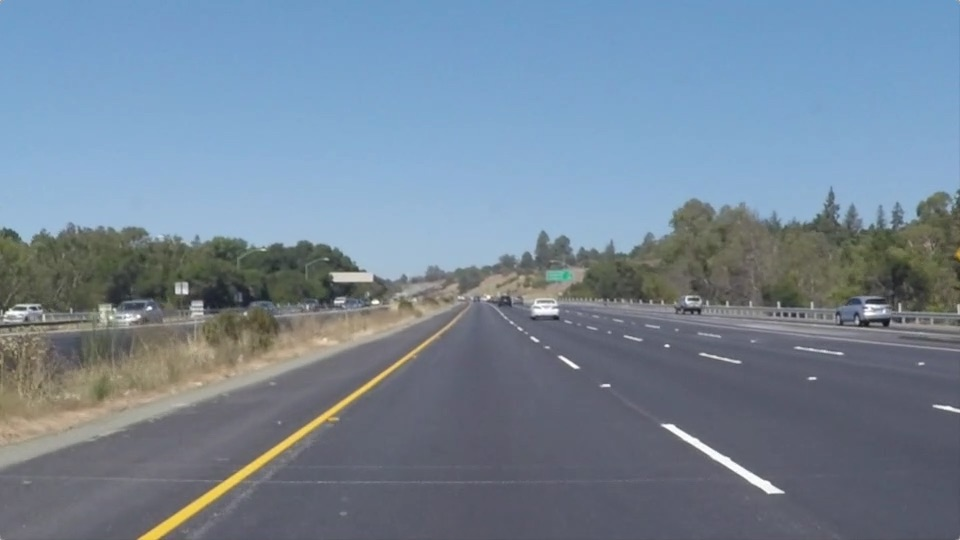
#> input picture test_images/solidYellowLeft.jpg, 960 x 540 px
$ jupyter execute --allow-errors SDND_P1.ipynb   (shell and % lines are left out)   (Python 2 division)
#> lines starting #> are read from the running program, lines starting #| are printed output that depends on the picture; after the words box and inside, x2 and y2 are one past the last pixel; in counts of white or black regions, pixels touching at a corner belong together
# Finding Lane Lines on the Road

[cell 1]
import matplotlib.pyplot as plt
import matplotlib.image as mpimg
import numpy as np

from moviepy.editor import VideoFileClip
import cv2

### Introduction
Finding Lane Lanes in the road is the first step towards the development of autonomous vehicle systems. Image/Video captured using a camera mounted in the vehicle has to be processed to detect lines. Image processing and Machine Learning concepts have to be effectively blended to develop such a solution. The current project "Third Eye 1.0" is an attempt to build basic lane line finding system.

### Data Analysis
To develop the basic functionality six images and three video files are supplied. The images are examples of different lane line pattern in daylight condition. The lane lines are either solid yellow/white in one side and dotted lines on the other side. There is one image with the line in a curve too. Among the three videos, one video (challenge.mp4) is an example of a curve and slight adverse condition such as shade in the road. The shade slightly affects the color pattern in the lane line (or technically contributes to noise). While developing the system these conditions has to be taken care with the help of image processing techniques.

### Building the Base System
From the data analysis, we found that the lane lines, our primary target from the image is either yellow or white; color filtering is the first task.

#### Color Filtering

The first step in color filtering is converting the image from RGB/BGR to HLS (Hue Lightness Saturation) color representation. Then find the pixels falling in the range of yellow and white. The pixel ranges used in the implementation is,

White : np.uint8([20,200,0]), np.uint8([255,255,255])

Yellow : np.uint8([10,50,100]), np.uint8([100,255,255])

After the yellow and white pixels are filtered, the result will be combined using bitwise_or API in OpenCV. Then the combined result is joined with the original image with bitwise_and. Now the resulting image will only have white and yellow pixels.

Let's see the code examples and results.

[cell 2]
def select_colors(img):
    hls_filtered = cv2.cvtColor(img,cv2.COLOR_RGB2HLS)
    white_pix = cv2.inRange(hls_filtered, np.uint8([20,200,0]), np.uint8([255,255,255]))
    yellow_pix = cv2.inRange(hls_filtered, np.uint8([10,50,100]), np.uint8([100,255,255]))
    combined_images = cv2.bitwise_or(white_pix, yellow_pix)
    ywimg = cv2.bitwise_and(img, img, mask = combined_images)

    return ywimg

# [11 lines left out: function plot_img, not called in this run]

[cell 3]
image = mpimg.imread("test_images/solidYellowLeft.jpg")
#> image is the input picture: shape (540, 960, 3); mean R, G, B 116.5, 133.6, 150.8

[cell 4]
yw_image = select_colors(image)
#> in select_colors, `white_pix = cv2.inRange(hls_filtered, np.uint8([20,200,0]), np.uint8([..`:
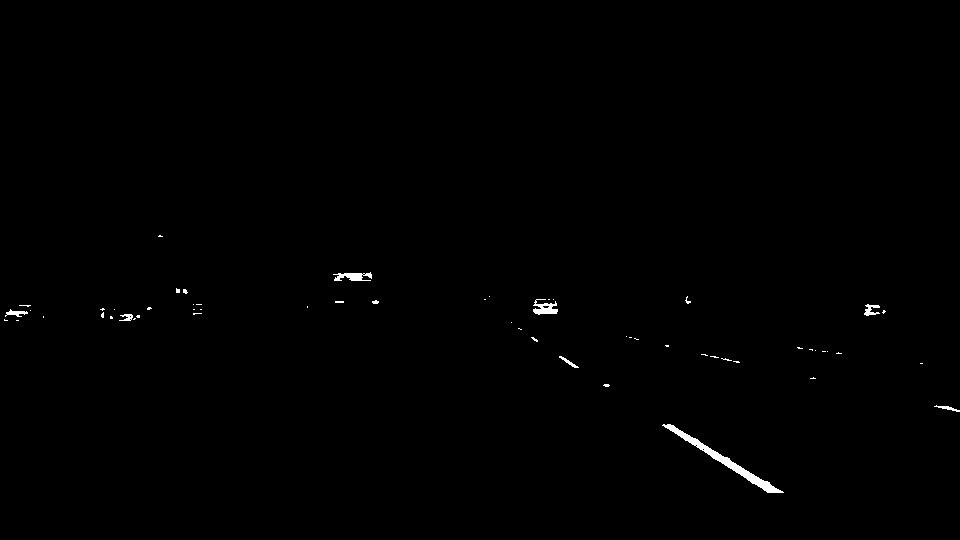
#> white_pix: shape (540, 960); 0.4% white; 57 white regions (48 under 20 px), largest, box (x1, y1, x2, y2) and area: (662, 424, 784, 493) 925, (533, 299, 558, 315) 225, (333, 272, 372, 281) 217

[cell 5]
fig, axs = plt.subplots(1,2,figsize=(14, 18))
plt.axis('off')
axs[0].imshow(image)
axs[0].set_title("Original Image")
axs[1].imshow(yw_image)
axs[1].set_title("After Color Selection")
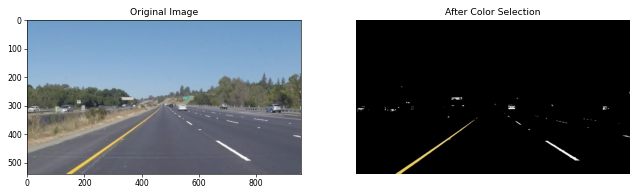
#> figure drawn by matplotlib, 2 panels

#### Edge Detection
After the color selection, we can proceed to edge detection. Canny's method implemented in OpenCV is used to extract the edges. Before the edges are identified we have to apply Gaussian Blur to the image. Canny algorithm expects two parameters low_threshod and high_threshold. We are adopting an automated method to detect these threshold values. The Gaussian Blur image is processed with Otsu threshold algorithm. Otsu's thresholding method involves iterating through all the possible threshold values and calculating a measure of spread for the pixel levels each side of the threshold, i.e. the pixels that either fall in foreground or background. The aim is to find the threshold value where the sum of foreground and background spreads is at its minimum. To get this first we will transform the image to grayscale and applied otsu thresholding. It returns the high_threshold value. Now the low_threshod value is calculated by "0.5 * high_threshold". This value is now supplied to canny for edge detection.

Let's walk through the code now.

#### Gray Scaling the Image

[cell 6]
def togrey(img):
    """
    Concery image to gray
    """
    gimg = cv2.cvtColor(img,cv2.COLOR_RGBA2GRAY)

    return gimg

[cell 7]
gim = togrey(yw_image)

[cell 8]
fig, axs = plt.subplots(1,2,figsize=(14, 18))
plt.axis('off')
axs[0].imshow(yw_image)
axs[0].set_title("Image After Color Selection")
axs[1].imshow(gim,cmap='gray')
axs[1].set_title("Image After Gray Scaling")

#### Applying Gaussian Blur

[cell 9]
kernel_size = 17

def gaussian_blur(img):
    """
        Apply Gaussian Smoothing in the image
        TODO : Find the kernel size aut0matically
    """
    gsimg = cv2.GaussianBlur(img,(kernel_size, kernel_size),0)

    return gsimg

[cell 10]
gbimg = gaussian_blur(gim)

[cell 11]
fig, axs = plt.subplots(1,2,figsize=(14, 18))
plt.axis('off')
axs[0].imshow(gim,cmap='gray')
axs[0].set_title("Image After Gray Scaling")
axs[1].imshow(gbimg,cmap='gray')
axs[1].set_title("Image After Gaussian Blur")

The Gaussian Blur required a parameter kernel size. As a next step automatic estimation of the kernel size has to be done.

#### Find low_/high_threshold for Canny with Otsu Threshold

[cell 12]
def get_canny_thresh_ott(img):
    """
    Find the otsu threshold from gray scale image. The threshold value can then used
    for determing the low and high threshold in canny edge.
    """

    high_thresh, image_tresh = cv2.threshold(img, 0, 255, cv2.THRESH_BINARY + cv2.THRESH_OTSU)
    low_thresh = 0.5 * high_thresh

    return (high_thresh,low_thresh)

[cell 13]
otsu_thesh = get_canny_thresh_ott(gbimg)
#> in get_canny_thresh_ott, `high_thresh, image_tresh = cv2.threshold(img, 0, 255, cv2.THRESH_BINAR..`:
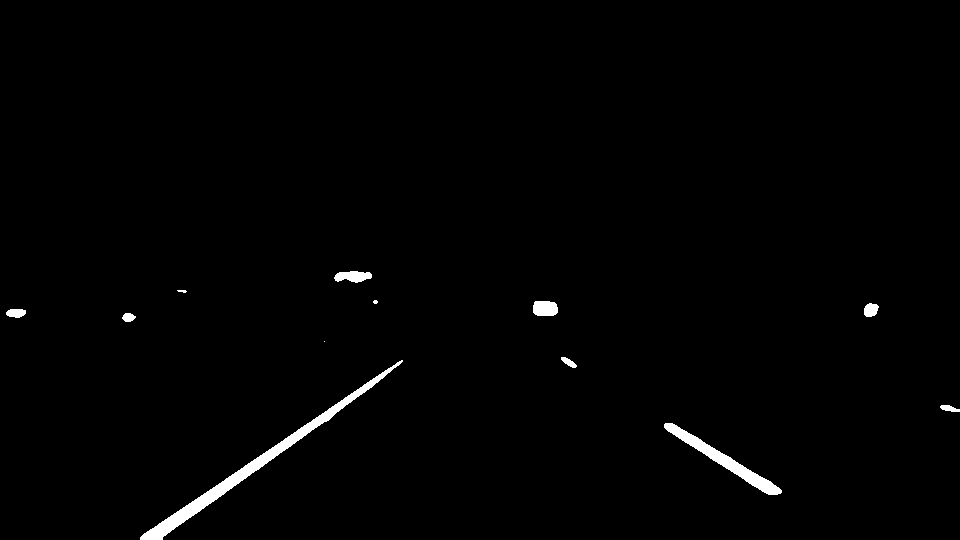
#> image_tresh: shape (540, 960); 1.1% white; 12 white regions (2 under 20 px), largest, box (x1, y1, x2, y2) and area: (140, 360, 403, 540) 2970, (664, 423, 782, 495) 1433, (533, 301, 558, 316) 340
#> in get_canny_thresh_ott, `high_thresh, image_tresh = cv2.threshold(img, 0, 255, cv2.THRESH_BINAR..`: high_thresh = 59
#> in get_canny_thresh_ott, `low_thresh = 0.5 * high_thresh`: low_thresh = 29.5
#> otsu_thesh = (59, 29.5)
print otsu_thesh
#| (59.0, 29.5)

#### Canny Edge Detection

[cell 14]
def canny_transform(img):
    """
    Apply Canny edge detector in the image
    """
    cimg = cv2.Canny(img, otsu_thesh[1], otsu_thesh[0])
    return cimg

[cell 15]
canny_edges = canny_transform(gbimg)

[cell 16]
fig, axs = plt.subplots(1,2,figsize=(14, 18))
plt.axis('off')
axs[0].imshow(gbimg,cmap='gray')
axs[0].set_title("Image After Gaussian Blur")
axs[1].imshow(canny_edges,cmap='gray')
axs[1].set_title("Image After Canny Edges")

Now the line edges are detected by the Canny Edge algorithm. from the resulted image we can see that the lane lines and other visible edges are marked properly. Now we have to mask/separate the region where the lane lines are available. This will help us to avoid the edges detected in the traffic signs or other vehicle parts available in the image after the color selection.

Let's see the code in action.

#### Finding the Region of Interest

[cell 17]
shape = image.shape
vertices = np.array([[(100,shape[0]),(shape[1]*.45, shape[0]*0.6),\
(shape[1]*.55, shape[0]*0.6), (shape[1],shape[0])]], dtype=np.int32)

def get_roi(img,vertices):
    """
    Apply region of intrerest mask in an image based on supplied vertices.
    TODO : Automatic vertices determination ?
    """

    image_mask = np.zeros_like(img)

    if len(img.shape) > 2:
        channels = img.shape[2]
        mask_ignore = (255,) * channels
    else:
        mask_ignore = 255

    cv2.fillPoly(image_mask, vertices, mask_ignore)

    roi_img = cv2.bitwise_and(img,image_mask)

    return roi_img

[cell 18]
roi_img = get_roi(canny_edges,vertices)
#> in get_roi, `cv2.fillPoly(image_mask, vertices, mask_ignore)`:
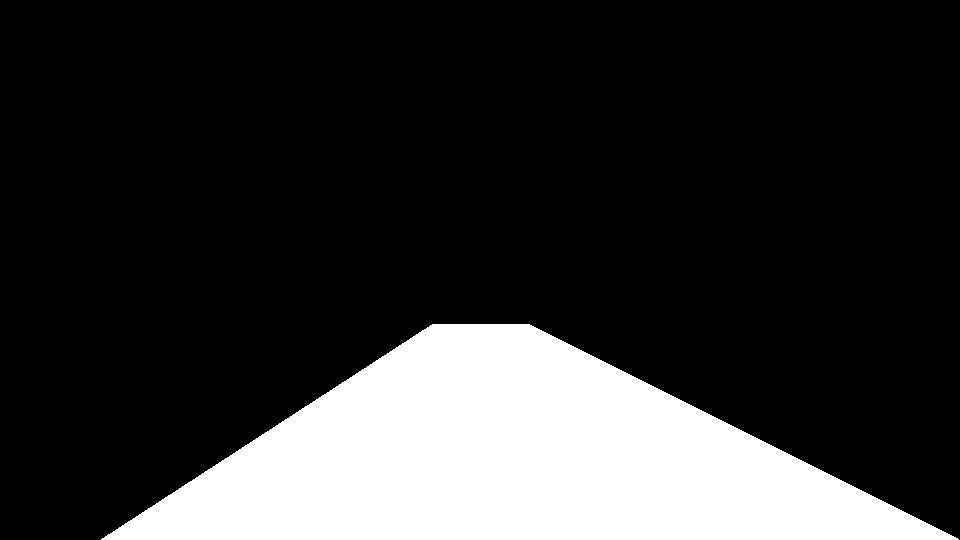
#> image_mask: shape (540, 960); 19.9% white; 1 white region, box (x1, y1, x2, y2) and area: (101, 324, 959, 540) 103413
#> in get_roi, `roi_img = cv2.bitwise_and(img,image_mask)`:
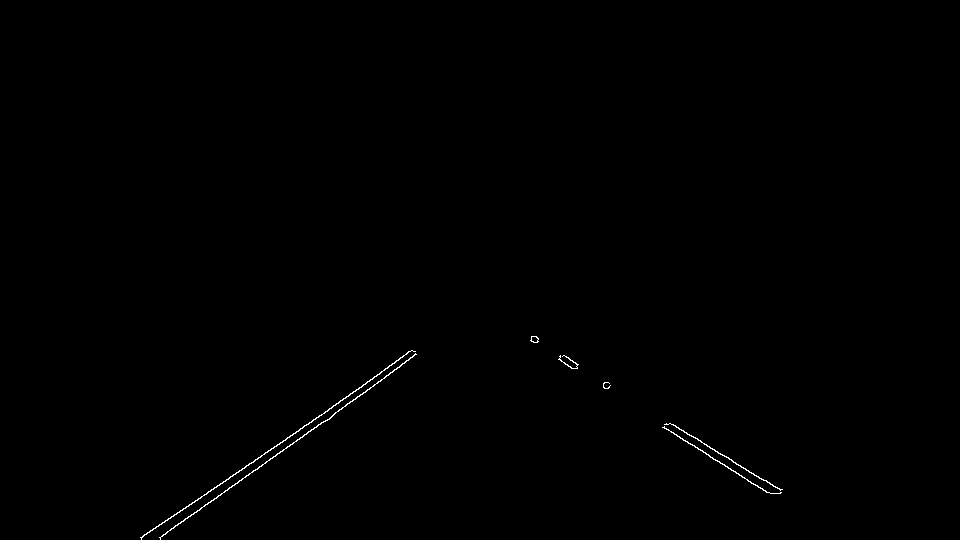
#> roi_img: shape (540, 960); 0.26% white in thin lines or dots, all inside (x1, y1, x2, y2) = (140, 336, 783, 540)

[cell 19]
fig, axs = plt.subplots(1,2,figsize=(14, 18))
plt.axis('off')
axs[0].imshow(canny_edges,cmap='gray')
axs[0].set_title("Image After Canny Edges")
axs[1].imshow(roi_img,cmap='gray')
axs[1].set_title("Image Finding Region of Interest")

If we inspect the resulted image only the lane line canny edges are available there.  Now we may wonder is this the moment we waited to get the lane line? No, we just finished the baby step towards the same. In this step, we supplied a parameter called vertices. To support different camera position or view an automated vertices detection can be added. This will be a challenging problem to hack next !!!

Now let's proceed to make our line detection more robust. In this step, we will use Probabilistic Hough Transformation to detect the lane lanes. The canny edges result will be used as input for the hough transformation. As like Canny, Hough Transformation also requires a set of parameters. Automatic learning of such parameters will be exciting next step in this journey.

#### Hough Transformation

[cell 20]
rho = 1
theta = np.pi/180
threshold = 15
min_line_len = 25
max_line_gap = 250


def hough_transform(img,rho,theta,threshold,min_line_len,max_line_gap):
    """
    Apply Hough Transform in an image
    """

    lines = cv2.HoughLinesP(img, rho, theta, threshold, np.array([]),\
    minLineLength=min_line_len, maxLineGap=max_line_gap)

    return lines

def draw_lines(img, lines, color=[0, 255, 0], thickness=2):
    """
    TODO : Improve here from the template
    """
    for line in lines:
        for x1,y1,x2,y2 in line:
            cv2.line(img, (x1, y1), (x2, y2), color, thickness)
    return img

[cell 21]
houghline = hough_transform(roi_img,rho,theta,threshold,min_line_len,max_line_gap)
#> in hough_transform, `lines = cv2.HoughLinesP(img, rho, theta, threshold, np.array([]),\ min..`: lines = 16 rows, first 6: [206, 494, 412, 350], [159, 537, 332, 416], [175, 525, 388, 375], [531, 340, 780, 489], [141, 539, 411, 350], [663, 427, 770, 493]
#> houghline has the same summary as lines in hough_transform

[cell 22]
copy_img = np.copy(image)
line_orig = draw_lines(copy_img, houghline)
#> the loop in draw_lines, `for line in lines:` made 16 passes

[cell 23]
fig, axs = plt.subplots(1,2,figsize=(14, 18))
plt.axis('off')
axs[0].imshow(image)
axs[0].set_title("Original Image")
axs[1].imshow(line_orig,cmap='gray')
axs[1].set_title("Image After Hough Line Results Plotted")

If we closely inspect the resulted image that there are multiple lines marked after the result of Hough Transform. This has some potential impact on autonomous vehicles. When we are trying to estimate the driving angle multiple lane lines may cause confusion for the estimator. So we have to fit a smooth line. in the image. We are going to apply the typical line equation y = mx +b in the Hough Line results to make the lines smooth.

#### Fitting Smooth Line

[cell 24]
trap_bottom_width = 0.85
trap_top_width = 0.07
trap_height = 0.4


def draw_lines_h(img, lines, color=[0, 255, 0], thickness=10):

    # In case of error, don't draw the line
    draw_right = True
    draw_left = True

    slope_threshold = 0.5
    slopes = []
    new_lines = []
    for line in lines:
        x1, y1, x2, y2 = line[0]  # line = [[x1, y1, x2, y2]]

        # Calculate slope
        if x2 - x1 == 0.:  # corner case, avoiding division by 0
            slope = 999.  # practically infinite slope
        else:
            slope = (y2 - y1) / (x2 - x1)

        # Filter lines based on slope
        if abs(slope) > slope_threshold:
            slopes.append(slope)
            new_lines.append(line)

    lines = new_lines
    right_lines = []
    left_lines = []
    for i, line in enumerate(lines):
        x1, y1, x2, y2 = line[0]
        img_x_center = img.shape[1] / 2  # x coordinate of center of image
        if slopes[i] > 0 and x1 > img_x_center and x2 > img_x_center:
            right_lines.append(line)
        elif slopes[i] < 0 and x1 < img_x_center and x2 < img_x_center:
            left_lines.append(line)

    right_lines_x = []
    right_lines_y = []

    for line in right_lines:
        x1, y1, x2, y2 = line[0]

        right_lines_x.append(x1)
        right_lines_x.append(x2)

        right_lines_y.append(y1)
        right_lines_y.append(y2)

    if len(right_lines_x) > 0:
        right_m, right_b = np.polyfit(right_lines_x, right_lines_y, 1)  # y = m*x + b
    else:
        right_m, right_b = 1, 1
        draw_right = False

    # Left lane lines
    left_lines_x = []
    left_lines_y = []

    for line in left_lines:
        x1, y1, x2, y2 = line[0]

        left_lines_x.append(x1)
        left_lines_x.append(x2)

        left_lines_y.append(y1)
        left_lines_y.append(y2)

    if len(left_lines_x) > 0:
        left_m, left_b = np.polyfit(left_lines_x, left_lines_y, 1)  # y = m*x + b
    else:
        left_m, left_b = 1, 1
        draw_left = False

    y1 = img.shape[0]
    y2 = img.shape[0] * (1 - trap_height)

    right_x1 = (y1 - right_b) / right_m
    right_x2 = (y2 - right_b) / right_m

    left_x1 = (y1 - left_b) / left_m
    left_x2 = (y2 - left_b) / left_m


    y1 = int(y1)
    y2 = int(y2)
    right_x1 = int(right_x1)
    right_x2 = int(right_x2)
    left_x1 = int(left_x1)
    left_x2 = int(left_x2)


    if draw_right:
        cv2.line(img, (right_x1, y1), (right_x2, y2), color, thickness)
    if draw_left:
        cv2.line(img, (left_x1, y1), (left_x2, y2), color, thickness)

    return img

[cell 25]
copy_img2 = np.copy(image)
line_orig_smooth = draw_lines_h(copy_img2, houghline)
#> the loop in draw_lines_h, `for line in lines:` made 16 passes
#> (x1, y1, x2, y2, slope) on passes 1 to 4: (206, 494, 412, 350, -1), (159, 537, 332, 416, -1), (175, 525, 388, 375, -1), (531, 340, 780, 489, 0)
#> after the loop in draw_lines_h, `for line in lines:`: new_lines = [[[206, 494, 412, 350]], [[159, 537, 332, 416]], [[175, 525, 388, 375]], [[141, 539, 411, 350]], [[378, 381, 416, 354]], [[276, 446, 379, 374]], [[141, 538, 408, 351]], [[357, 396, 399, 367]]]; slopes = [-1, -1, -1, -1, -1, -1, -1, -1]
#> in draw_lines_h, `lines = new_lines`: lines has the same summary as new_lines
#> the loop in draw_lines_h, `for i, line in enumerate(lines):` made 8 passes
#> after the loop in draw_lines_h, `for i, line in enumerate(lines):`: left_lines has the same summary as new_lines; right_lines = []
#> the loop in draw_lines_h, `for line in left_lines:` made 8 passes
#> after the loop in draw_lines_h, `for line in left_lines:`: left_lines_x = [206, 412, 159, 332, 175, 388, 141, 411, 378, 416, 276, 379, 141, 408, 357, 399]; left_lines_y = [494, 350, 537, 416, 525, 375, 539, 350, 381, 354, 446, 374, 538, 351, 396, 367]
#> in draw_lines_h, `left_m, left_b = np.polyfit(left_lines_x, left_lines_y, 1)`: left_m = -0.697; left_b = 641.4
#> in draw_lines_h, `left_x1 = (y1 - left_b) / left_m`: left_x1 = 145.5
#> in draw_lines_h, `left_x2 = (y2 - left_b) / left_m`: left_x2 = 455.4
#> in draw_lines_h, `left_x1 = int(left_x1)`: left_x1 = 145
#> in draw_lines_h, `left_x2 = int(left_x2)`: left_x2 = 455

[cell 26]
fig, axs = plt.subplots(1,2,figsize=(14, 18))
plt.axis('off')
axs[0].imshow(image)
axs[0].set_title("Original Image")
axs[1].imshow(line_orig_smooth)
axs[1].set_title("Image After Hough Line Results Smoothing")
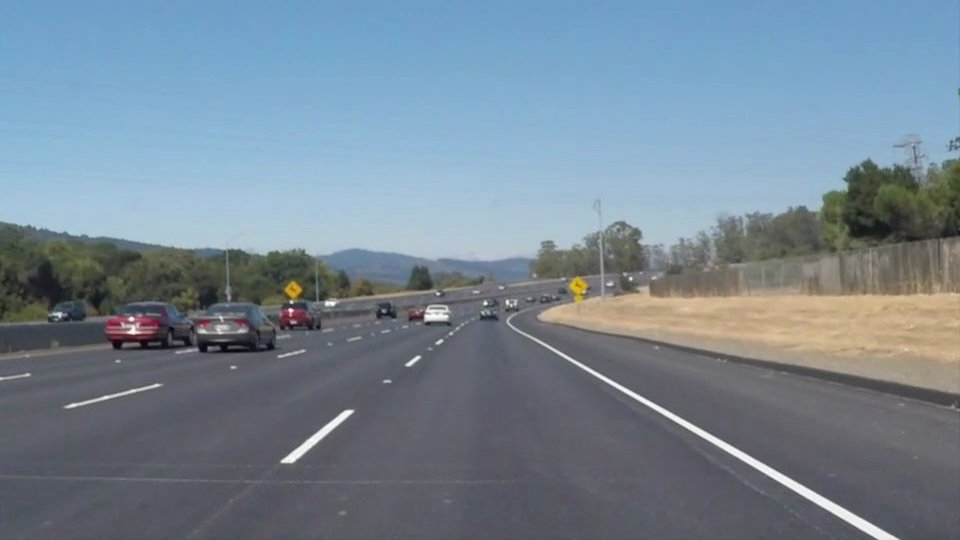
#> input picture test_images/solidWhiteCurve.jpg, 960 x 540 px
#> further down, np_img is the input picture: shape (540, 960, 3); mean R, G, B 118.5, 134.5, 148.1

### Building a Pipeline for Lane Line Annotation
Now we have built the basic functionality. Let's make it as a pipeline for re-use. I have created a package called "thirdeye" from this code, which includes a pipeline to process image and video. Let's see the package in action. First, we are testing the image pipeline.

[cell 27]
from thirdeye import Pipeline
#> (the rest of this cell did not finish here and is left out)

[cell 28]
import glob
images = glob.glob("test_images/*.jpg")
processed_img = list()

#> (a cell that did not finish here is left out)

Now we have processed all the test images with the pipline. Let's explore the results.

[cell 30]
fig, axs = plt.subplots(1,2,figsize=(14, 18))
#> (the rest of this cell did not finish here and is left out)

[cell 31]
fig, axs = plt.subplots(1,2,figsize=(14, 18))
#> (the rest of this cell did not finish here and is left out)

[cell 32]
fig, axs = plt.subplots(1,2,figsize=(14, 18))
#> (the rest of this cell did not finish here and is left out)

## Optional Challenge Video Processing
As part of the project, an optional challenge of processing video is provided. We have created a video processing pipeline. Let's try the results of video processing.

Let's see the code in action

[cell 33]
videos = glob.glob("test_videos/*.mp4")
outpath = "notebook_vid_res/"

[cell 34]
for video in videos:
    processed_video = impipe.fit_vid(video)
    outfile = outpath + video.split("/")[-1]
    processed_video.write_videofile(outfile, audio=False)
